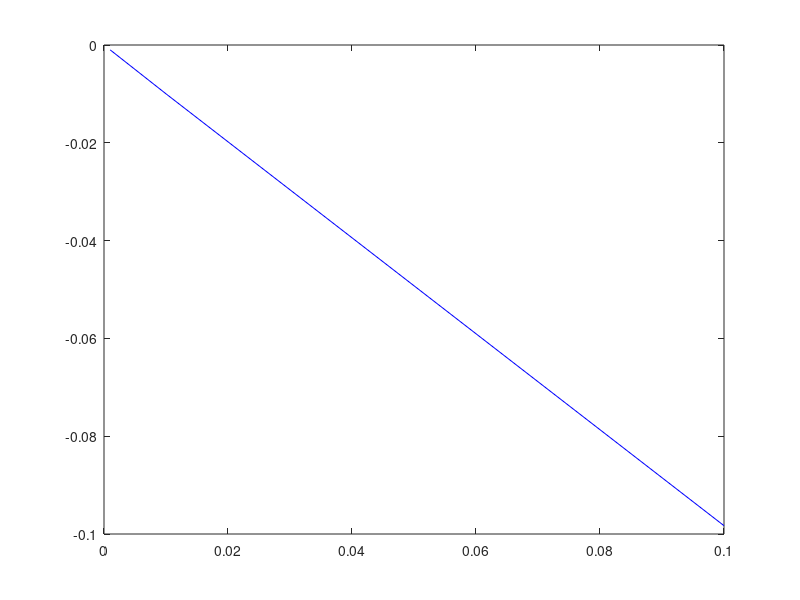

Reproduce this figure in MATLAB. (Note: this script raises an error after producing the figure.)
%Advaith Krishna A
%Roll No 200122004
%MA311M - Assignment 4
%Question 2

f = @(x) x*log(1+x^2); %function
f_der = @(x) log(1 + x.^2) + (2*x^2/(1+x.^2)); %derivative
eps = f_der(1); %exact value of f_der at x=1

error = zeros(3,1); %array to store error values
H = [0.1, 0.01, 0.001]; %array to store step-size

fprintf('Forward Difference Scheme\n\nh\t\tError\n')

for i = 1:3
    h = H(i);
    approx = (f(1+h) - f(1))/h;
    error(i) = eps - approx; %error formula
    fprintf('%5f\t%d\n', h, error(i));
end

%Computational error vs Step-size Plot
plot(H, error,'b')
hold on
scatter(H, error, "o","filled",'b')

fprintf('\nBackward Difference Scheme\n\nh\t\tError\n')

for i = 1:3
    h = H(i);
    approx = (f(1) - f(1-h))/h;
    error(i) = eps - approx;
    fprintf('%5f\t%d\n', h, error(i));
end

plot(H, error,'r')
scatter(H, error, "diamond",'r')

fprintf('\nCentral Difference Scheme\n\nh\t\tError\n')

for i = 1:3
    h = H(i);
    approx = (f(1+h) - f(1-h))/(2*h);
    error(i) = eps - approx;
    fprintf('%5f\t%d\n', h, error(i));
end

plot(H, error,'m')
scatter(H, error, "hexagram",'m')
hold off

%labels and legend
xlabel('Step-size')
ylabel('Error')
legend('Forward Difference Scheme', '', 'Backward Difference Scheme', '', 'Central Difference Scheme')